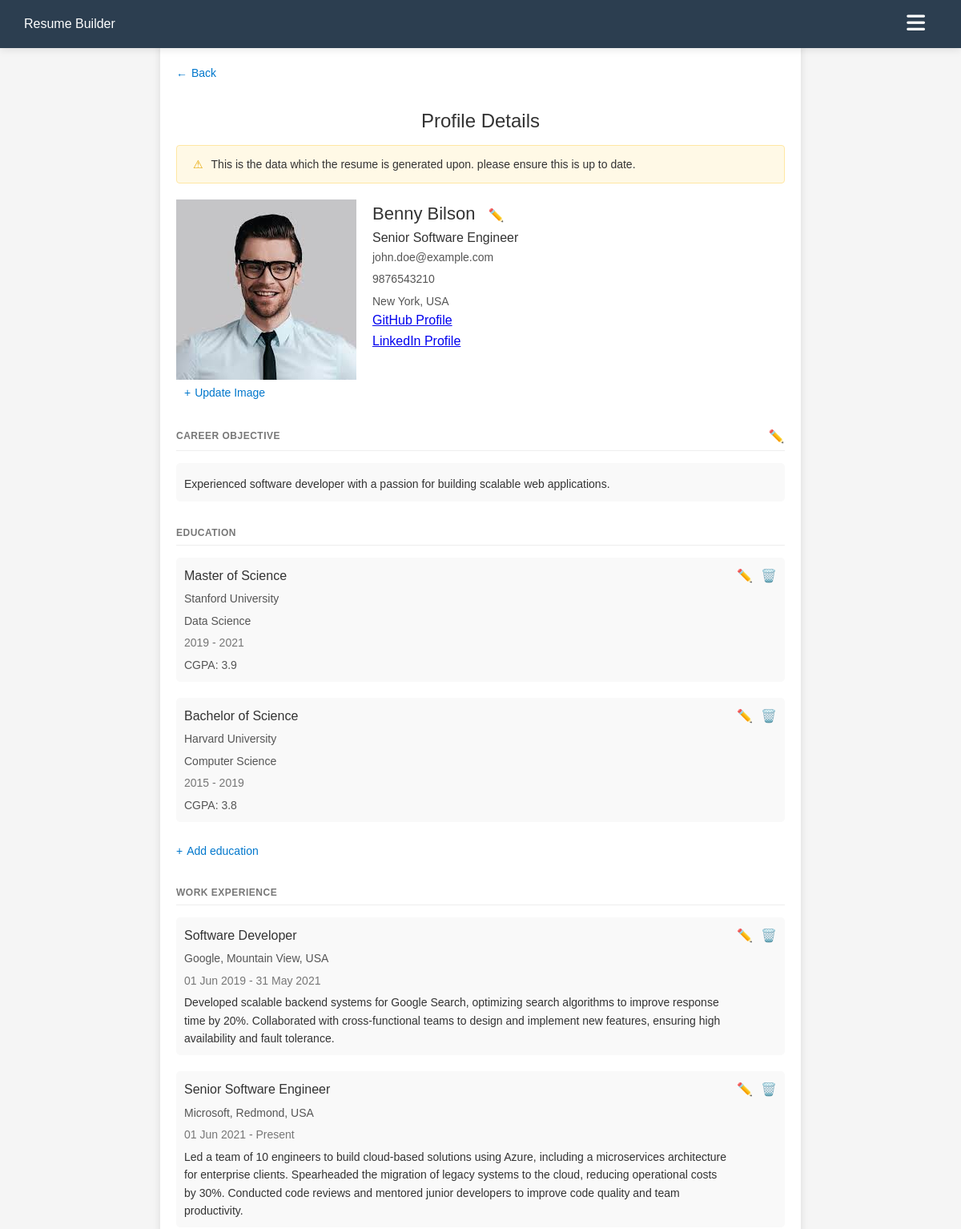
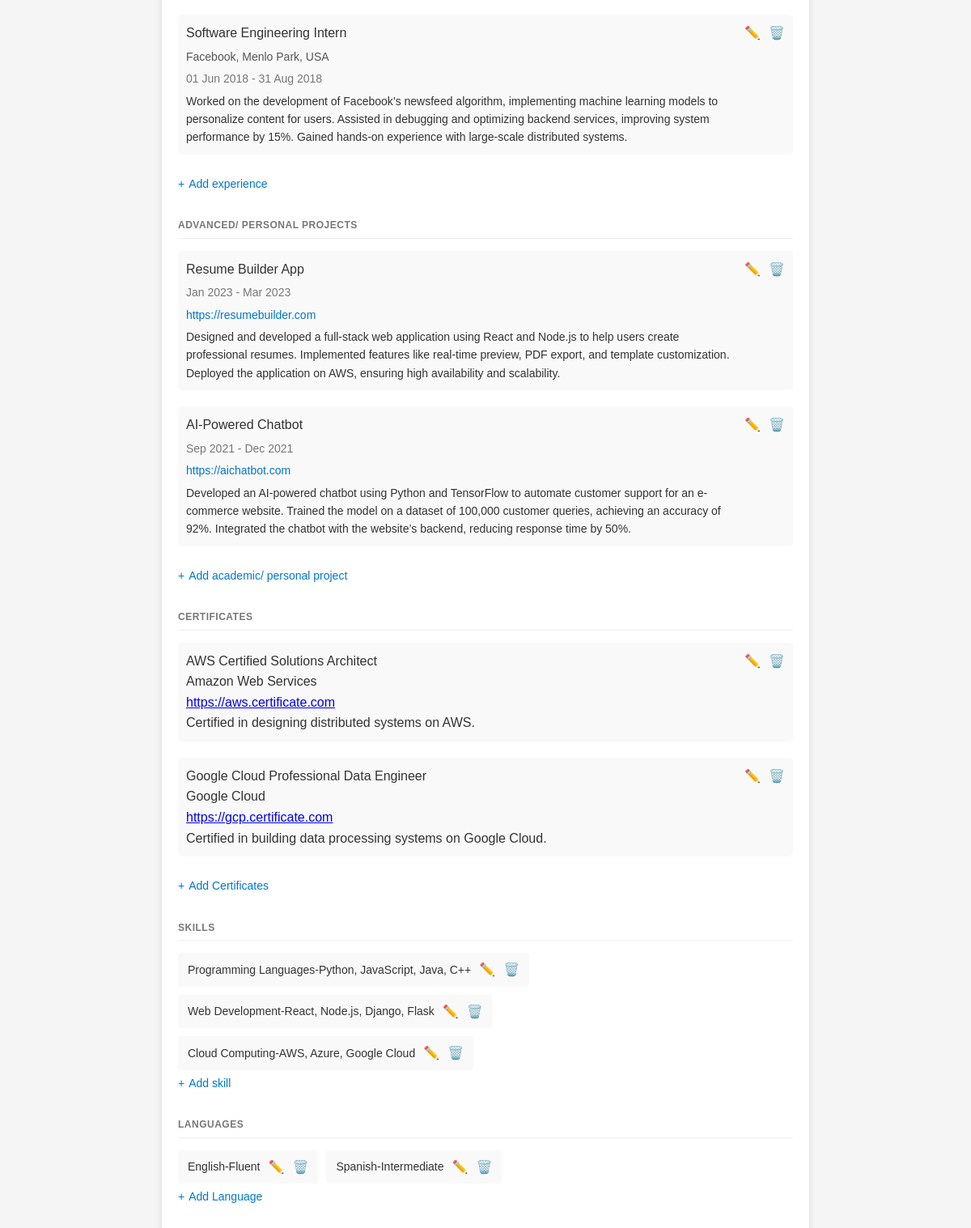
Screenshot of /profile.php (signed in) with the database file from the repository (2 pictures, top to bottom).
### tables this page shows
CREATE TABLE IF NOT EXISTS `profile_images` (
  `id` int NOT NULL AUTO_INCREMENT,
  `user_id` int NOT NULL,
  `image` varchar(255) NOT NULL,
  PRIMARY KEY (`id`),
  UNIQUE KEY `unique_user_id` (`user_id`)
);

CREATE TABLE IF NOT EXISTS `personal_info` (
  `id` int NOT NULL AUTO_INCREMENT,
  `user_id` int NOT NULL,
  `full_name` varchar(255) NOT NULL,
  `email` varchar(255) NOT NULL,
  `phone` varchar(20) DEFAULT NULL,
  `location` varchar(255) DEFAULT NULL,
  `career_objective` text,
  `designation` varchar(255) DEFAULT NULL,
  `website` varchar(255) DEFAULT NULL,
  `github` varchar(255) DEFAULT NULL,
  `linkedin` varchar(255) DEFAULT NULL,
  PRIMARY KEY (`id`),
  KEY `user_id` (`user_id`)
);

CREATE TABLE IF NOT EXISTS `education` (
  `id` int NOT NULL AUTO_INCREMENT,
  `user_id` int NOT NULL,
  `degree` varchar(255) NOT NULL,
  `stream` varchar(255) DEFAULT NULL,
  `college` varchar(255) NOT NULL,
  `start_year` int DEFAULT NULL,
  `end_year` int DEFAULT NULL,
  `score_type` enum('percentage','cgpa') NOT NULL,
  `score` varchar(50) DEFAULT NULL,
  PRIMARY KEY (`id`),
  KEY `user_id` (`user_id`)
);

CREATE TABLE IF NOT EXISTS `work_experience` (
  `id` int NOT NULL AUTO_INCREMENT,
  `user_id` int NOT NULL,
  `profile` varchar(255) NOT NULL,
  `organization` varchar(255) NOT NULL,
  `location` varchar(255) DEFAULT NULL,
  `description` text,
  `type` enum('job','internship') NOT NULL,
  `start_date` date DEFAULT NULL,
  `end_date` date DEFAULT NULL,
  PRIMARY KEY (`id`),
  KEY `user_id` (`user_id`)
);

CREATE TABLE IF NOT EXISTS `projects` (
  `id` int NOT NULL AUTO_INCREMENT,
  `user_id` int NOT NULL,
  `title` varchar(255) NOT NULL,
  `start_month` varchar(20) DEFAULT NULL,
  `start_year` int DEFAULT NULL,
  `end_month` varchar(20) DEFAULT NULL,
  `end_year` int DEFAULT NULL,
  `url` varchar(255) DEFAULT NULL,
  `description` text,
  PRIMARY KEY (`id`),
  KEY `user_id` (`user_id`)
);

CREATE TABLE IF NOT EXISTS `certificates` (
  `id` int NOT NULL AUTO_INCREMENT,
  `user_id` int NOT NULL,
  `name` varchar(255) NOT NULL,
  `organization` varchar(255) NOT NULL,
  `description` text,
  `certificate_url` varchar(255) DEFAULT NULL,
  PRIMARY KEY (`id`),
  KEY `user_id` (`user_id`)
);

CREATE TABLE IF NOT EXISTS `skills` (
  `id` int NOT NULL AUTO_INCREMENT,
  `user_id` int NOT NULL,
  `area_of_expertise` varchar(255) NOT NULL,
  `skills_acquired` text NOT NULL,
  PRIMARY KEY (`id`),
  KEY `user_id` (`user_id`)
);

CREATE TABLE IF NOT EXISTS `languages` (
  `id` int NOT NULL AUTO_INCREMENT,
  `user_id` int NOT NULL,
  `language` varchar(100) NOT NULL,
  `proficiency` varchar(50) NOT NULL,
  PRIMARY KEY (`id`),
  KEY `user_id` (`user_id`)
);

### profile.php (the view, shortened to what the rows shown need)
<?php
$user_id = $_SESSION['user_id'];
include 'db.php';
$personal_info = [];
$education = [];
$work_experience = [];
$skills = [];
$projects = [];
$certificates = [];
$languages = [];
$profile_image = [];
$sql = "SELECT * FROM personal_info WHERE user_id = $user_id";
$result = $conn->query($sql);
if ($result->num_rows > 0) {
    $personal_info = $result->fetch_assoc();
}
$sql = "SELECT * FROM education WHERE user_id = $user_id";
$result = $conn->query($sql);
if ($result->num_rows > 0) {
    while ($row = $result->fetch_assoc()) {
        $education[] = $row;
    }
}
$sql = "SELECT * FROM work_experience WHERE user_id = $user_id";
$result = $conn->query($sql);
if ($result->num_rows > 0) {
    while ($row = $result->fetch_assoc()) {
        $work_experience[] = $row;
    }
}
$sql = "SELECT * FROM skills WHERE user_id = $user_id";
$result = $conn->query($sql);
if ($result->num_rows > 0) {
    while ($row = $result->fetch_assoc()) {
        $skills[] = $row;
    }
}
$sql = "SELECT * FROM projects WHERE user_id = $user_id";
$result = $conn->query($sql);
if ($result->num_rows > 0) {
    while ($row = $result->fetch_assoc()) {
        $projects[] = $row;
    }
}
$sql = "SELECT * FROM certificates WHERE user_id = $user_id";
$result = $conn->query($sql);
if ($result->num_rows > 0) {
    while ($row = $result->fetch_assoc()) {
        $certificates[] = $row;
    }
}
$sql = "SELECT * FROM languages WHERE user_id = $user_id";
$result = $conn->query($sql);
if ($result->num_rows > 0) {
    while ($row = $result->fetch_assoc()) {
        $languages[] = $row;
    }
}
$sql = "SELECT * FROM profile_images WHERE user_id = $user_id";
$result = $conn->query($sql);
if ($result->num_rows > 0) {
    $profile_image = $result->fetch_assoc();
}
?>
<!DOCTYPE html>
<html lang="en">
<head>
    <link rel="stylesheet" href="css/styles.css">
    <link rel="stylesheet" href="https://cdnjs.cloudflare.com/ajax/libs/font-awesome/6.0.0/css/all.min.css">
</head>
<body>
    <div class="container">
        <div class="header">
            <h1>Profile Details</h1>
        </div>
        <div class="resume-content">
            <div class="personal-info">
                <div class="name-section">
                    <div class="profile-pic" id="profile-<?php echo htmlspecialchars($profile_image['id'] ?? ''); ?>">
                        <img src="uploads/<?php echo htmlspecialchars($profile_image['image'] ?? 'user.jpeg'); ?>" alt="profile-pic">
                        <?php if (!empty($profile_image['user_id'])): ?>
                            <span class="image-btn edit-icon" data-type="profile" data-id="profile-<?php echo $profile_image['id']; ?>">Update Image</span>
                        <?php else: ?>
                            <a class="add-btn" data-type="profile">Upload Image</a>
                        <?php endif; ?>
                    </div>
                    <div id="personal-<?php echo htmlspecialchars($personal_info['id'] ?? ''); ?>">
                        <h2>
                            <?php echo !empty($personal_info['full_name']) ? htmlspecialchars($personal_info['full_name']) : 'Update your personal information'; ?>
                            <span class="edit-icon" data-type="personal" data-id="personal-<?php echo htmlspecialchars($personal_info['id'] ?? ''); ?>">✏️</span>
                        </h2>
                        <?php if (!empty($personal_info['designation'])): ?>
                            <div class="designation">
                                <?php echo htmlspecialchars($personal_info['designation']); ?>
                            </div>
                        <?php endif; ?>
                        <?php if (!empty($personal_info['email'])): ?>
                            <div class="contact-info">
                                <?php echo htmlspecialchars($personal_info['email']); ?>
                            </div>
                        <?php endif; ?>
                        <?php if (!empty($personal_info['phone'])): ?>
                            <div class="contact-info">
                                <?php echo htmlspecialchars($personal_info['phone']); ?>
                            </div>
                        <?php endif; ?>
                        <?php if (!empty($personal_info['location'])): ?>
                            <div class="location">
                                <?php echo htmlspecialchars($personal_info['location']); ?>
                            </div>
                        <?php endif; ?>
                        <?php if (!empty($personal_info['github'])): ?>
                            <div class="github">
                                <a href="<?php echo htmlspecialchars($personal_info['github']); ?>" target="_blank">GitHub Profile</a>
                            </div>
                        <?php endif; ?>
                        <?php if (!empty($personal_info['linkedin'])): ?>
                            <div class="linkedin">
                                <a href="<?php echo htmlspecialchars($personal_info['linkedin']); ?>" target="_blank">LinkedIn Profile</a>
                            </div>
                        <?php endif; ?>
                    </div>
                </div>
            </div>
            <div class="section">
                <div class="section-content">
                    <div class="entry" id="career-objective-1">
                        <div class="entry-content">
                            <div class="entry-description">
                                <?php echo !empty($personal_info['career_objective']) ? htmlspecialchars($personal_info['career_objective']) : 'Update your career objective to showcase your goals and aspirations.'; ?>
                            </div>
                        </div>
                    </div>
                </div>
            </div>
            <div class="section">
                <div class="section-content" id="education-container">
                    <?php foreach ($education as $edu): ?>
                        <div class="entry" id="education-<?php echo $edu['id']; ?>">
                            <div class="entry-content">
                                <div class="entry-title"><?php echo htmlspecialchars($edu['degree']); ?></div>
                                <div class="entry-subtitle"><?php echo htmlspecialchars($edu['college']); ?></div>
                                <?php if (!empty($edu['stream'])): ?>
                                    <div class="entry-subtitle"><?php echo htmlspecialchars($edu['stream']); ?></div>
                                <?php endif; ?>
                                <div class="entry-date"><?php echo htmlspecialchars($edu['start_year']); ?> - <?php echo htmlspecialchars($edu['end_year']); ?></div>
                                <div class="percentage"><?php echo htmlspecialchars($edu['score_type'] === 'cgpa' ? 'CGPA' : 'Percentage'); ?>: <?php echo htmlspecialchars($edu['score']); ?></div>
                            </div>
                            <div class="entry-actions">
                                <span class="edit-icon" data-type="education" data-id="education-<?php echo $edu['id']; ?>">✏️</span>
                                <span class="delete-icon" data-table="education" data-id="<?php echo $edu['id']; ?>">🗑️</span>
                            </div>
                        </div>
                    <?php endforeach; ?>
                </div>
            </div>
            <div class="section">
                <div class="section-content" id="experience-container">
                    <?php foreach ($work_experience as $exp): ?>
                        <div class="entry" id="experience-<?php echo $exp['id']; ?>">
                            <div class="entry-content">
                                <div class="entry-title"><?php echo htmlspecialchars($exp['profile']); ?></div>
                                <div class="entry-subtitle"><?php echo htmlspecialchars($exp['organization']); ?>, <?php echo htmlspecialchars($exp['location']); ?></div>
                                <div class="entry-date">
                                    <?php
                                    $start_date = date('d M Y', strtotime($exp['start_date']));
                                    $end_date = !empty($exp['end_date']) ? date('d M Y', strtotime($exp['end_date'])) : 'Present';
                                    echo htmlspecialchars("$start_date - $end_date");
                                    ?>
                                </div>
                                <div class="entry-description"><?php echo htmlspecialchars($exp['description']); ?></div>
                            </div>
                            <div class="entry-actions">
                                <span class="edit-icon" data-type="experience" data-id="experience-<?php echo $exp['id']; ?>">✏️</span>
                                <span class="delete-icon" data-table="work_experience" data-id="<?php echo $exp['id']; ?>">🗑️</span>
                            </div>
                        </div>
                    <?php endforeach; ?>
                </div>
            </div>
            <div class="section">
                <div class="section-content" id="projects-container">
                    <?php foreach ($projects as $project): ?>
                        <div class="entry" id="project-<?php echo $project['id']; ?>">
                            <div class="entry-content">
                                <div class="entry-title"><?php echo htmlspecialchars($project['title']); ?></div>
                                <div class="entry-date"><?php echo htmlspecialchars($project['start_month']); ?> <?php echo htmlspecialchars($project['start_year']); ?> - <?php echo htmlspecialchars($project['end_month']); ?> <?php echo htmlspecialchars($project['end_year']); ?></div>
                                <?php if (!empty($project['url'])): ?>
                                    <a href="<?php echo htmlspecialchars($project['url']); ?>" class="project-link"><?php echo htmlspecialchars($project['url']); ?></a>
                                <?php endif; ?>
                                <div class="entry-description"><?php echo htmlspecialchars($project['description']); ?></div>
                            </div>
                            <div class="entry-actions">
                                <span class="edit-icon" data-type="project" data-id="project-<?php echo $project['id']; ?>">✏️</span>
                                <span class="delete-icon" data-table="projects" data-id="<?php echo $project['id']; ?>">🗑️</span>
                            </div>
                        </div>
                    <?php endforeach; ?>
                </div>
            </div>
            <div class="section">
                <div class="section-content" id="certificates-container">
                    <?php foreach ($certificates as $certificate): ?>
                        <div class="entry" id="certificate-<?php echo $certificate['id']; ?>">
                            <div class="entry-content">
                                <div class="certificate-title"><?php echo htmlspecialchars($certificate['name']); ?></div>
                                <div class="certificate-organisation"><?php echo htmlspecialchars($certificate['organization']); ?></div>
                                <?php if (!empty($certificate['certificate_url'])): ?>
                                    <a href="<?php echo htmlspecialchars($certificate['certificate_url']); ?>" class="certificate-link"><?php echo htmlspecialchars($certificate['certificate_url']); ?></a>
                                <?php endif; ?>
                                <div class="certificate-description"><?php echo htmlspecialchars($certificate['description']); ?></div>
                            </div>
                            <div class="entry-actions">
                                <span class="edit-icon" data-type="certificate" data-id="certificate-<?php echo $certificate['id']; ?>">✏️</span>
                                <span class="delete-icon" data-table="certificates" data-id="<?php echo $certificate['id']; ?>">🗑️</span>
                            </div>
                        </div>
                    <?php endforeach; ?>
                </div>
            </div>
            <div class="section">
                <div class="skills-grid" id="skills-container">
                    <?php foreach ($skills as $skill): ?>
                        <div class="skill-item" id="skill-<?php echo $skill['id']; ?>">
                            <span class="skill-text"><?php echo htmlspecialchars($skill['area_of_expertise']); ?> </span>- <span class="skill-acquired"> <?php echo htmlspecialchars($skill['skills_acquired']); ?></span>
                            <span class="edit-icon" data-type="skill" data-id="skill-<?php echo $skill['id']; ?>">✏️</span>
                            <span class="delete-icon" data-table="skills" data-id="<?php echo $skill['id']; ?>">🗑️</span>
                        </div>
                    <?php endforeach; ?>
                </div>
            </div>
            <div class="section">
                <div class="skills-grid" id="languages-container">
                    <?php foreach ($languages as $language): ?>
                        <div class="skill-item" id="language-<?php echo $language['id']; ?>">
                            <span class="language-name"><?php echo htmlspecialchars($language['language']); ?> </span>- <span class="language-proficiency"> <?php echo htmlspecialchars($language['proficiency']); ?></span>
                            <span class="edit-icon" data-type="language" data-id="language-<?php echo $language['id']; ?>">✏️</span>
                            <span class="delete-icon" data-table="languages" data-id="<?php echo $language['id']; ?>">🗑️</span>
                        </div>
                    <?php endforeach; ?>
                </div>
            </div>
        </div>
    </div>
</body>
</html>

### rows the page displays
profile_images: image (picture)
personal_info: full_name "Benny Bilson", designation "Senior Software Engineer", email "john.doe@example.com", phone "9876543210", location "New York, USA", career_objective "Experienced software developer with a passion for building scalable web applications."
education: degree "Master of Science", college "Stanford University", stream "Data Science", start_year "2019", end_year "2021", score_type "CGPA", score "3.9"
education: degree "Bachelor of Science", college "Harvard University", stream "Computer Science", start_year "2015", end_year "2019", score_type "CGPA", score "3.8"
work_experience: profile "Software Developer", organization "Google", location "Mountain View, USA", "$start_date - $end_date" "01 Jun 2019 - 31 May 2021", description "Developed scalable backend systems for Google Search, optimizing search algorithms to improve response time by 20%. Collaborated with cross-functional teams to design and implement new features, ensuring high availability and fault tolerance."
work_experience: profile "Senior Software Engineer", organization "Microsoft", location "Redmond, USA", "$start_date - $end_date" "01 Jun 2021 - Present", description "Led a team of 10 engineers to build cloud-based solutions using Azure, including a microservices architecture for enterprise clients. Spearheaded the migration of legacy systems to the cloud, reducing operational costs by 30%. Conducted code reviews and mentored junior developers to improve code quality and team productivity."
work_experience: profile "Software Engineering Intern", organization "Facebook", location "Menlo Park, USA", "$start_date - $end_date" "01 Jun 2018 - 31 Aug 2018", description "Worked on the development of Facebook’s newsfeed algorithm, implementing machine learning models to personalize content for users. Assisted in debugging and optimizing backend services, improving system performance by 15%. Gained hands-on experience with large-scale distributed systems."
projects: title "Resume Builder App", start_month "Jan", start_year "2023", end_month "Mar", end_year "2023", url "https://resumebuilder.com", description "Designed and developed a full-stack web application using React and Node.js to help users create professional resumes. Implemented features like real-time preview, PDF export, and template customization. Deployed the application on AWS, ensuring high availability and scalability."
projects: title "AI-Powered Chatbot", start_month "Sep", start_year "2021", end_month "Dec", end_year "2021", url "https://aichatbot.com", description "Developed an AI-powered chatbot using Python and TensorFlow to automate customer support for an e-commerce website. Trained the model on a dataset of 100,000 customer queries, achieving an accuracy of 92%. Integrated the chatbot with the website’s backend, reducing response time by 50%."
certificates: name "AWS Certified Solutions Architect", organization "Amazon Web Services", certificate_url "https://aws.certificate.com", description "Certified in designing distributed systems on AWS."
certificates: name "Google Cloud Professional Data Engineer", organization "Google Cloud", certificate_url "https://gcp.certificate.com", description "Certified in building data processing systems on Google Cloud."
skills: area_of_expertise "Programming Languages", skills_acquired "Python, JavaScript, Java, C++"
skills: area_of_expertise "Web Development", skills_acquired "React, Node.js, Django, Flask"
skills: area_of_expertise "Cloud Computing", skills_acquired "AWS, Azure, Google Cloud"
languages: language "English", proficiency "Fluent"
languages: language "Spanish", proficiency "Intermediate"
